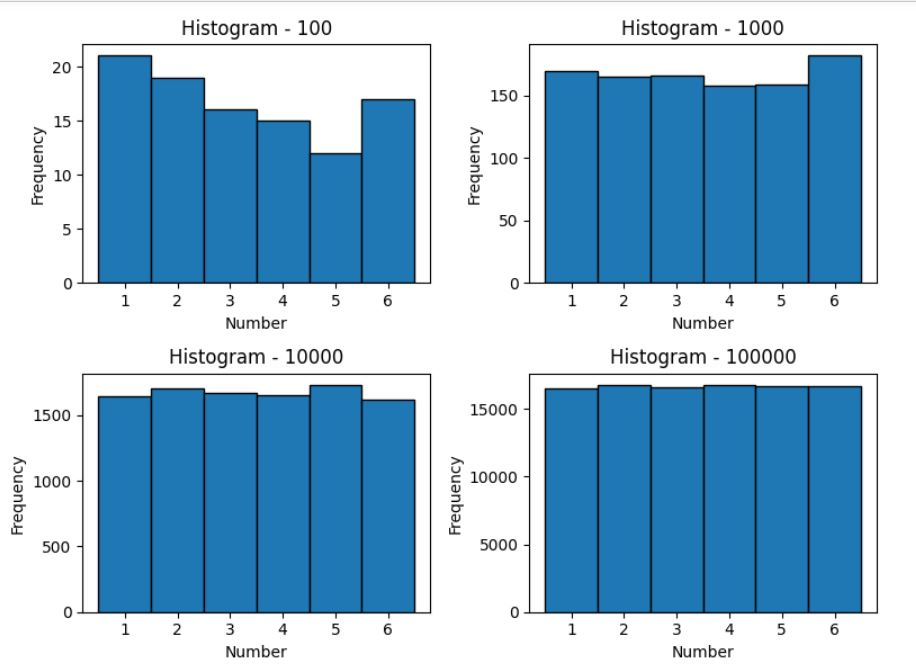

Source code (Python):
import random
import matplotlib.pyplot as plt
import csv

result100 = []
result1000 = []
result10000 = []
result100000 = []

for i in range(100):
    random_number = random.randint(1, 6)
    result100.append(random_number)
for i in range(1000):
    random_number = random.randint(1, 6)
    result1000.append(random_number)
for i in range(10000):
    random_number = random.randint(1, 6)
    result10000.append(random_number)
for i in range(100000):
    random_number = random.randint(1, 6)
    result100000.append(random_number)


plt.figure(figsize=(8, 6))

plt.subplot(2, 2, 1)
plt.hist(result100, bins=6, range=(0.5, 6.5) ,edgecolor='black')
plt.xlabel('Number')
plt.ylabel('Frequency')
plt.title('Histogram - 100')

plt.subplot(2, 2, 2)
plt.hist(result1000, bins=6, range=(0.5, 6.5), edgecolor='black')
plt.xlabel('Number')
plt.ylabel('Frequency')
plt.title('Histogram - 1000')

plt.subplot(2, 2, 3)
plt.hist(result10000, bins=6, range=(0.5, 6.5), edgecolor='black')
plt.xlabel('Number')
plt.ylabel('Frequency')
plt.title('Histogram - 10000')

plt.subplot(2, 2, 4)
plt.hist(result100000, bins=6, range=(0.5, 6.5), edgecolor='black')
plt.xlabel('Number')
plt.ylabel('Frequency')
plt.title('Histogram - 100000')

plt.tight_layout()
plt.show()


with open('result_data.csv', 'w', newline='') as csvfile:
    writer = csv.writer(csvfile)
    writer.writerow(['Sample', 'Data'])
    for i, result in enumerate([result100, result1000, result10000, result100000], start=1):
        for data in result:
            writer.writerow([f'Sample {i}', data])

csvfile.close()
